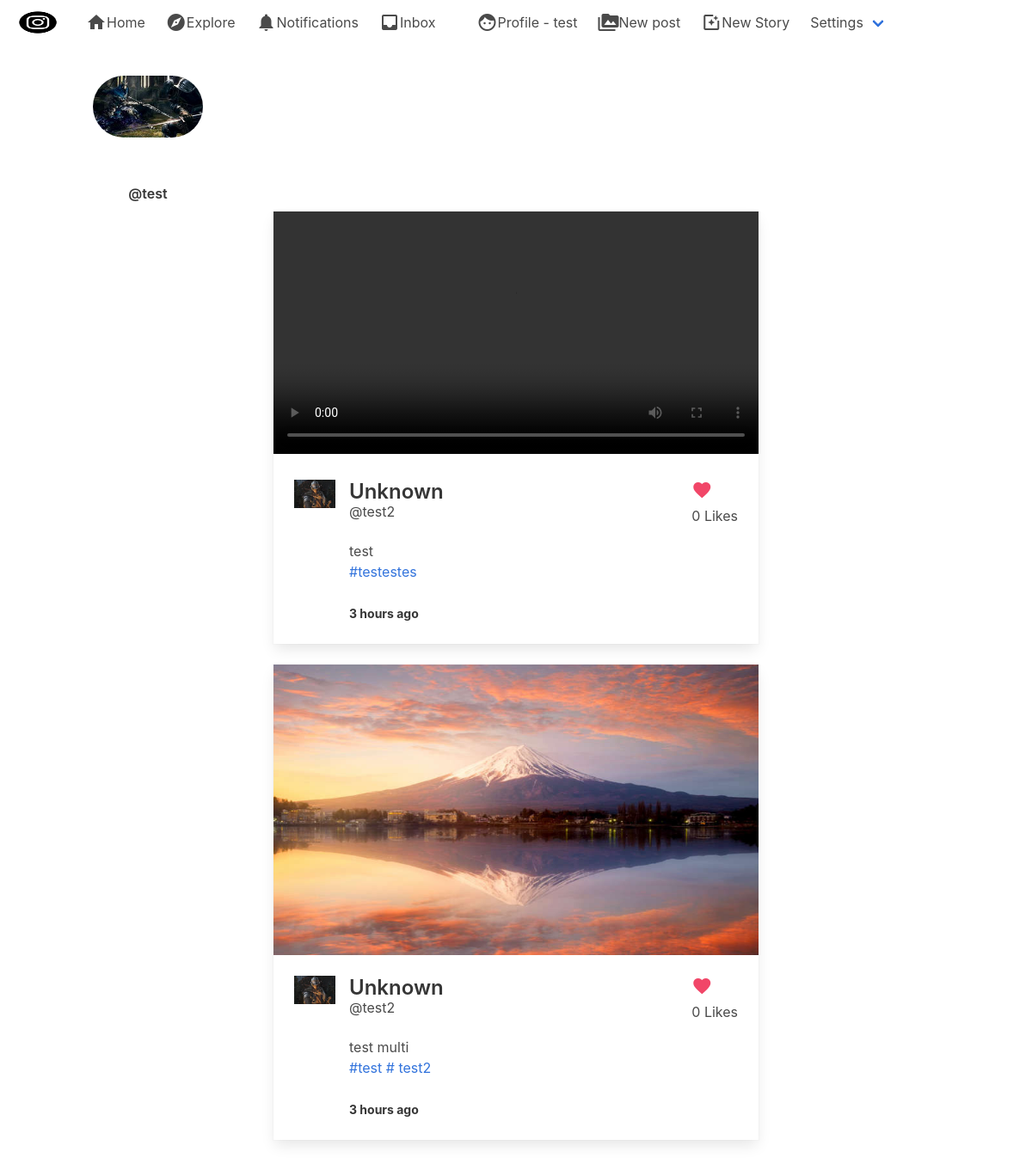
The app's page /post/ (signed in) with its own data.
### stories/models.py (models this page shows, shortened)
class StoryStream(models.Model):
    following = models.ForeignKey(User, on_delete=models.CASCADE, related_name='story_following')
    user = models.ForeignKey(User, on_delete=models.CASCADE)
    story = models.ManyToManyField(Story, related_name='stories')
    date = models.DateTimeField(auto_now_add=True)

### authy/models.py (models this page shows, shortened)
class Profile(models.Model):
    user = models.OneToOneField(User, on_delete=models.CASCADE, related_name='profile')
    first_name = models.CharField(max_length=50, null=True, blank=True)
    last_name = models.CharField(max_length=50, null=True, blank=True)
    location = models.CharField(max_length=50, null=True, blank=True)
    url = models.CharField(max_length=80, null=True, blank=True)
    profile_info = models.TextField(max_length=150, null=True, blank=True)
    created = models.DateField(auto_now_add=True)
    favorites = models.ManyToManyField(Post)
    picture = models.ImageField(upload_to=user_directory_path, blank=True, null=True, verbose_name='Picture')

### post/models.py (models this page shows, shortened)
class Post(models.Model):
    id = models.UUIDField(primary_key=True, default=uuid.uuid4, editable=False)
    content = models.ManyToManyField(PostFileContent, related_name='contents')
    caption = models.TextField(max_length=1500, verbose_name='Caption')
    posted = models.DateTimeField(auto_now_add=True)
    tags = models.ManyToManyField(Tag, related_name='tags')
    user = models.ForeignKey(User, on_delete=models.CASCADE)
    likes = models.IntegerField(default=0)
    def get_absolute_url(self):
        return reverse('postdetails', args=[str(self.id)])

class Tag(models.Model):
    title = models.CharField(max_length=75, verbose_name='Tag')
    slug = models.SlugField(null=False, unique=True)
    class Meta:
        verbose_name = 'Tag'
        verbose_name_plural = 'Tags'
    def get_absolute_url(self):
        return reverse('tags', args=[self.slug])
    def __str__(self):
        return self.title

class PostFileContent(models.Model):
    user = models.ForeignKey(User, on_delete=models.CASCADE, related_name='content_owner')
    file = models.FileField(upload_to=user_directory_path)

### post/views.py (the view)
# urls.py: path('', index, name='index'),
@login_required
def index(request):
    user = request.user
    posts = Stream.objects.filter(user=user)
    stories = StoryStream.objects.filter(user=user)
    group_ids = []
    for post in posts:
        group_ids.append(post.post_id)
    post_items = Post.objects.filter(id__in=group_ids).all().order_by('-posted')
    template = loader.get_template('index.html')
    context = {
        'user': user,
        'post_items': post_items,
        'stories': stories,
    }
    return HttpResponse(template.render(context, request))

### direct/views.py (called while the page is built)
def checkDirects(request):
    directs_count = 0
    if request.user.is_authenticated:
        directs_count = Message.objects.filter(user=request.user, is_read=False).count()
    return {'directs_count': directs_count}

### notifications/views.py (called while the page is built)
def CountNotifications(request):
    count_notifications = 0
    if request.user.is_authenticated:
        count_notifications = Notification.objects.filter(user=request.user, is_seen=False).count()
    return {'count_notifications': count_notifications}

### instagram_clone/templates/index.html (shortened to what this page needs)
{% extends 'base.html' %}
{% load static %}
{% load humanize %}
{% block content %}
<div style="overflow-x: scroll;" class="columns">
    {% for story in stories %}
    <div style="padding-right: 9px;">
        <a name="{{ story.id }}" class="showModal">
            <figure class="image is-128x128">
                <img class="is-rounded" src="{{ story.following.profile.picture.url }}">
            </figure>
            <div class="media-content has-text-centered">
                <p class="title is-6">@{{ story.following.username }}</p>
            </div>
        </a>
    </div>
    {% endfor %}
</div>
</div>
<div class="columns is-mobile is-centered">
    <div class="column is-half">
        {% for post_item in post_items %}
        <div class="card">
            <div class="card-image">
                {% if post_item.content.first.file.name|slice:"-3:" == 'png' or post_item.content.first.file.name|slice:"-3:" == 'jpg' %}
                <figure class="image is-5by3">
                    <a href="{{ post_item.get_absolute_url }}">
                        <img src="{{ post_item.content.first.file.url }}" alt="Placeholder image">
                    </a>
                </figure>
                {% else %}
                <a href="{{ post_item.get_absolute_url }}">
                    <video width="1080" controls="controls" preload="metadata">
                        <source src="{{ post_item.content.first.file.url }}#t=0.5" type="video/mp4">
                    </video>
                </a>
                {% endif %}
            </div>
            <div class="card-content">
                <div class="media">
                    <div class="media-left">
                        <figure class="image is-48x48">
                            {% if post_item.user.profile.picture %}
                            <img src="{{ post_item.user.profile.picture.url }}" alt="Placeholder image">
                            {% else %}
                            <img src="https://bulma.io/images/placeholders/96x96.png" alt="Placeholder image">
                            {% endif %}
                        </figure>
                    </div>
                    <div class="media-content">
                        {% if post_item.user.profile.first_name %}
                        <a href="{% url 'profile' post_item.user %}"><p class="title is-4">{{
                            post_item.user.profile.first_name }} {{ post_item.user.profile.last_name }}</p></a>
                        {% else %}
                        <a href="{% url 'profile' post_item.user %}"><p class="title is-4">Unknown</p></a>
                        {% endif %}
                        <p class="subtitle is-6">@{{ post_item.user.username }}</p>
                        {{ post_item.caption }}
                        <p>{% for tag in post_item.tags.all %}<a href="{{ tag.get_absolute_url }}">#{{ tag }}</a>
                            {% endfor %}</p>
                        <br>
                        <strong><small>{{ post_item.posted | naturaltime }}</small></strong>
                    </div>
                    <div class="media-right">
                        <a href="{% url 'postlike' post_item.id %}"><i
                                class="material-icons has-text-danger">favorite</i></a>
                        <p>{{ post_item.likes }} Likes</p>
                    </div>
                </div>
            </div>
        </div>
        <br>
        {% endfor %}
    </div>
</div>
{% endblock %}

### instagram_clone/templates/base.html (shortened to what this page needs)
{% load static %}
<!DOCTYPE html>
<html>
<head>
    <link rel="stylesheet" href="{% static 'css/bulma.min.css' %}">
    <link rel="stylesheet" href="{% static 'css/style.css' %}">
</head>
<body>
<nav class="navbar" role="navigation" aria-label="main navigation">
    <div class="navbar-brand">
        <a class="navbar-item" href="{% url 'index'%}">
            <img src="{% static 'img/instagram_black.png' %}" width="64" height="64">
        </a>
    </div>
    <div id="navbarBasicExample" class="navbar-menu">
        <div class="navbar-start">
            <a href="{% url 'index'%}" class="navbar-item">
                <span class="material-icons">home</span>
                Home
            </a>
            <a class="navbar-item">
                <span class="material-icons">explore</span>
                Explore
            </a>
            <a href="{% url 'show-notifications'%}" class="navbar-item">
                <span class="material-icons">notifications</span>
                Notifications
            </a>
            <a href="{% url 'inbox'%}" class="navbar-item">
                <span class="material-icons">inbox</span>
                Inbox
            </a>
            <a class="navbar-item">
                <a href="{% url 'profile' request.user%}" class="navbar-item">
                    <span class="material-icons">face</span>
                    Profile
                    {% if user.username %}
                    - {{ user.username }}
                    {% endif %}
                </a>
                <a href="{% url 'newpost' %}" class="navbar-item">
                    <span class="material-icons">perm_media</span>
                    New post
                </a>
                <a href="{% url 'newstory' %}" class="navbar-item">
                    <span class="material-icons">photo_filter</span>
                    New Story
                </a>
                <div class="navbar-item has-dropdown is-hoverable">
                    <a class="navbar-link">
                        Settings
                    </a>
                </div>
            </a>
        </div>
    </div>
</nav>
<section class="section">
    <div class="container">
        {% block content %}
        {% endblock %}
</section>
</body>
</html>

### instagram_clone/static/css/style.css (style rules this page uses)
* { box-sizing:border-box }

### records on screen
StoryStream: following.profile.picture (placeholder picture), following.username "test"
Post: user.profile.picture (placeholder picture), shows "Unknown", user.username "test2", caption "test", posted "3 hours ago", likes "0"
Tag: title "testestes"
Post: content.first.file (picture), user.profile.picture (placeholder picture), shows "Unknown", user.username "test2", caption "test multi", posted "3 hours ago", likes "0"
Tag: title "test"
Tag: title "test2"

### other values on screen
{{ user.username }} "test"
